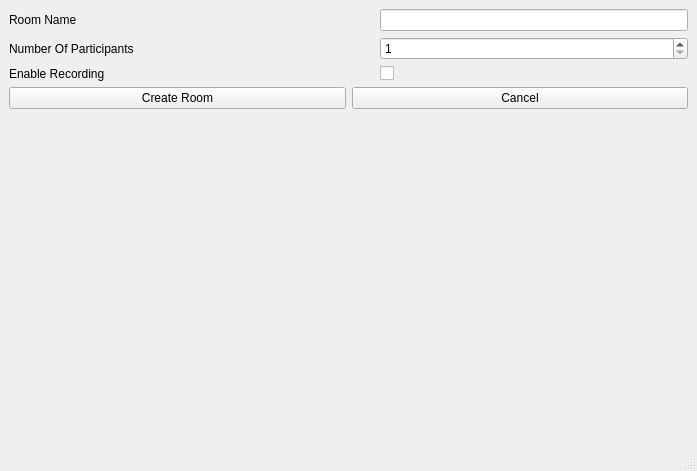
<?xml version="1.0" encoding="UTF-8"?>
<ui version="4.0">
 <class>roomSettingsWindow</class>
 <widget class="QMainWindow" name="roomSettingsWindow">
  <property name="geometry">
   <rect>
    <x>0</x>
    <y>0</y>
    <width>697</width>
    <height>471</height>
   </rect>
  </property>
  <property name="windowTitle">
   <string>MainWindow</string>
  </property>
  <widget class="QWidget" name="centralwidget">
   <layout class="QFormLayout" name="formLayout">
    <item row="2" column="0">
     <widget class="QLabel" name="label_2">
      <property name="text">
       <string>Number Of Participants                                                                        </string>
      </property>
     </widget>
    </item>
    <item row="6" column="0" colspan="2">
     <layout class="QHBoxLayout" name="horizontalLayout">
      <item>
       <widget class="QPushButton" name="createRoomButton">
        <property name="text">
         <string>Create Room</string>
        </property>
       </widget>
      </item>
      <item>
       <widget class="QPushButton" name="cancelButton">
        <property name="text">
         <string>Cancel</string>
        </property>
       </widget>
      </item>
     </layout>
    </item>
    <item row="2" column="1">
     <widget class="QSpinBox" name="maxParticipantsSpinBox">
      <property name="minimum">
       <number>1</number>
      </property>
      <property name="maximum">
       <number>12</number>
      </property>
     </widget>
    </item>
    <item row="0" column="0">
     <widget class="QLabel" name="label">
      <property name="text">
       <string>Room Name</string>
      </property>
     </widget>
    </item>
    <item row="4" column="0">
     <widget class="QLabel" name="label_3">
      <property name="text">
       <string>Enable Recording</string>
      </property>
     </widget>
    </item>
    <item row="4" column="1">
     <widget class="QCheckBox" name="recordingCheckBox">
      <property name="text">
       <string/>
      </property>
     </widget>
    </item>
    <item row="0" column="1">
     <widget class="QLineEdit" name="roomNameLineEdit"/>
    </item>
   </layout>
  </widget>
  <widget class="QMenuBar" name="menubar">
   <property name="geometry">
    <rect>
     <x>0</x>
     <y>0</y>
     <width>697</width>
     <height>26</height>
    </rect>
   </property>
  </widget>
  <widget class="QStatusBar" name="statusbar"/>
 </widget>
 <resources/>
 <connections/>
</ui>
